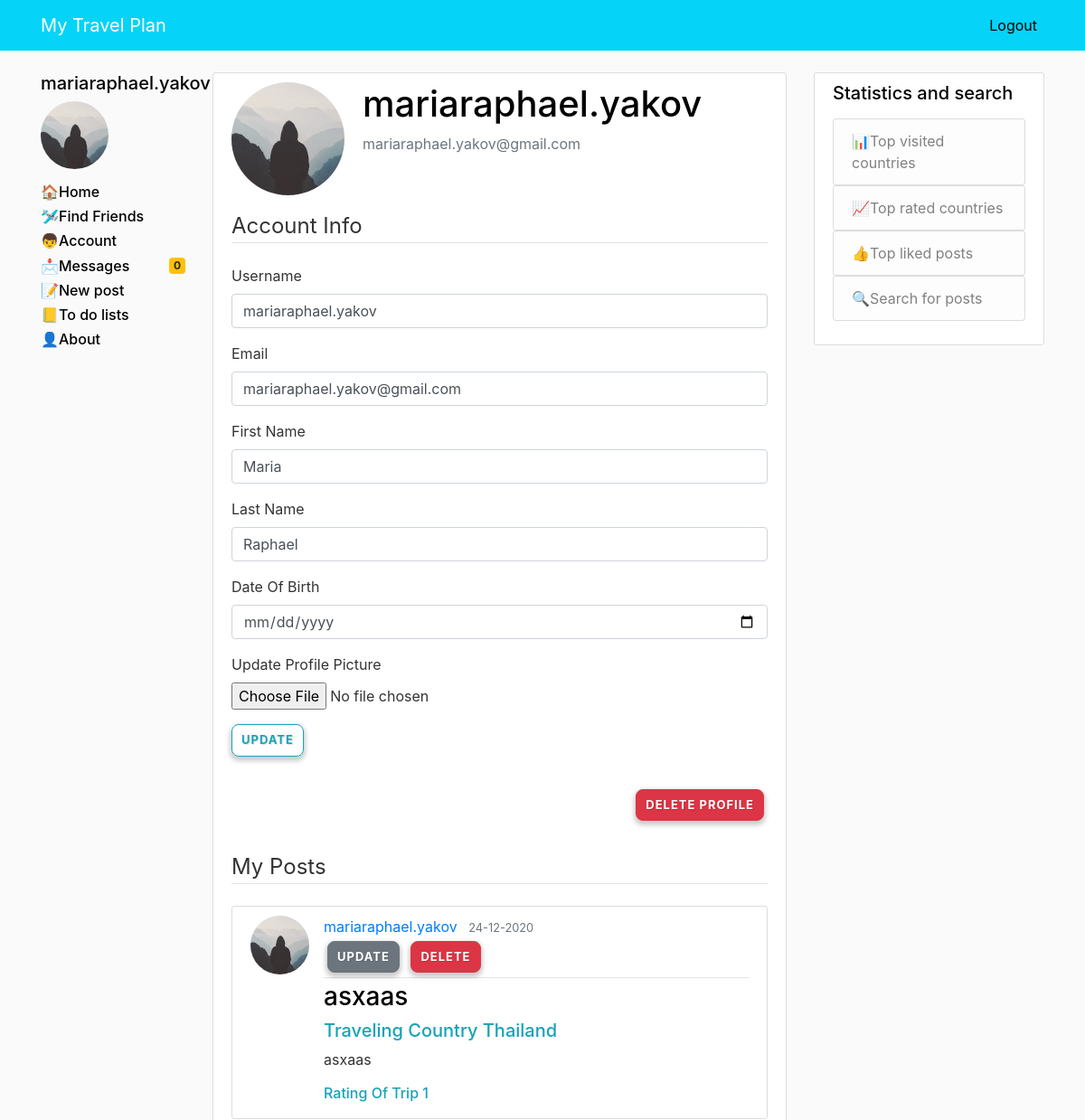
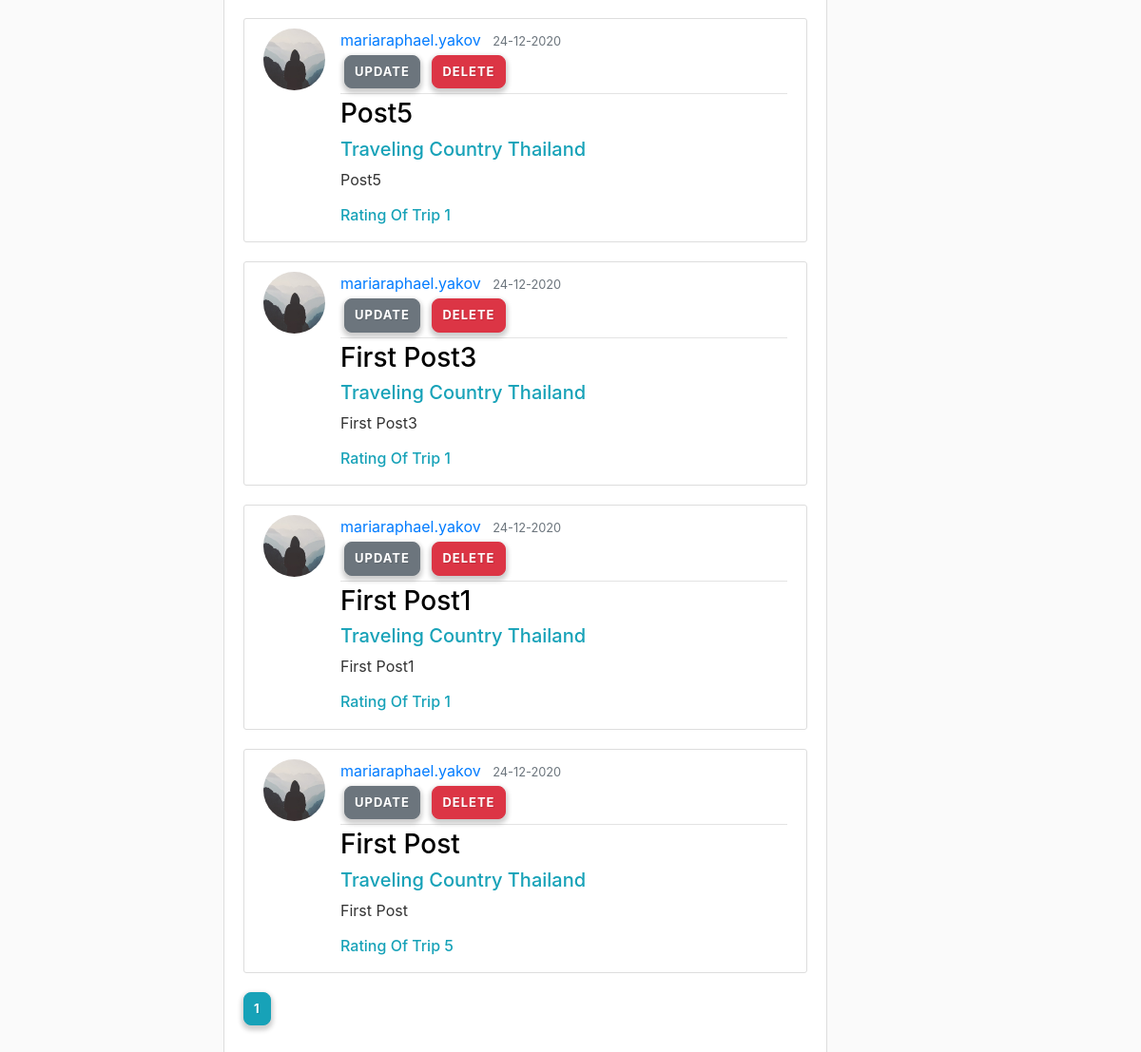
/account/mariaraphael.yakov/ (signed in), run on the app's committed database (2 pictures, top to bottom).
### mytravelplan/models.py (models this page shows, shortened)
class User(db.Model, UserMixin):
    id = db.Column(db.Integer, primary_key=True)
    username = db.Column(db.String(20), unique=True, nullable=False)
    email = db.Column(db.String(120), unique=True, nullable=False)
    image_file = db.Column(db.String(20), nullable=False, default='default.jpg')
    password = db.Column(db.String(60), nullable=False)
    first_name = db.Column(db.String(20), nullable=False)
    last_name = db.Column(db.String(20), nullable=False)
    date_of_birth = db.Column(db.DateTime, nullable=True)
    messageReceived = db.relationship('Message', backref='receiverUser', lazy=True)
    comments = db.relationship('Comment', backref='author', lazy=True)
    admin_permissions = db.Column(db.Integer, default=0)
    posts = db.relationship('Post', backref='author', lazy=True)
    to_do_list = db.relationship('Todolist', backref='author', lazy=True)
    amount_of_posts = db.Column(db.Integer, default=0)
    level_of_user = db.Column(db.String(100), default='New')
    verified = db.Column(db.Boolean, default=False)

class Post(db.Model):
    id = db.Column(db.Integer, primary_key=True)
    title = db.Column(db.String(100), nullable=False)
    date_posted = db.Column(db.DateTime, nullable=False, default=datetime.utcnow)
    content = db.Column(db.Text, nullable=False)
    user_id = db.Column(db.Integer, db.ForeignKey('user.id'),
                        nullable=False)  # Foreign Key to make a relationship with the user by 'user_id' field
    comments = db.relationship('Comment', backref='belong', lazy=True)
    country = db.Column(db.String(100), nullable=False)
    city = db.Column(db.String(100))
    place = db.Column(db.String(100))
    rate = db.Column(db.Integer)
    likes = db.relationship('PostLikes', backref='belong', lazy=True)
    imgs = db.relationship('Image', backref='belong', lazy=True)
    amount_of_likes = db.Column(db.Integer, default=0)
    amount_of_comments = db.Column(db.Integer, default=0)
    reported = db.Column(db.Boolean, default=False)
    find_friends = db.Column(db.Boolean, default=False)

### mytravelplan/users/routes.py (the view)
@users.route("/account/<string:username>/", methods=['GET', 'POST'])
@login_required
def account(username):
    user = User.query.filter_by(username=username).first_or_404()
    msg_counters = messages_counters()
    if user.username == current_user.username or current_user.admin_permissions == 1:  # Check if wanted user is logged in user or admin
        form = UpdateAccountForm()
        if form.validate_on_submit():
            if form.picture.data:
                picture_file = save_picture(form.picture.data)
                user.image_file = picture_file
            user.username = form.username.data
            if user.email != form.email.data:
                user.email = form.email.data
            user.first_name = form.first_name.data
            user.last_name = form.last_name.data
            user.date_of_birth = form.date_of_birth.data
            user.admin_permissions = form.admin_permissions.data
            db.session.commit()
            flash('your account has been updated!', 'success')
            return redirect(url_for('users.account', username=user.username))
        elif request.method == 'GET':
            form.username.data = user.username
            form.email.data = user.email
            form.first_name.data = user.first_name
            form.last_name.data = user.last_name
            form.date_of_birth.data = user.date_of_birth
            form.admin_permissions.data = user.admin_permissions
        image_file = url_for('static', filename='profile_pics/' + user.image_file)
        user = User.query.filter_by(username=username).first()
        page = request.args.get('page', 1, type=int)
        posts = Post.query.filter_by(user_id=user.id).order_by(Post.date_posted.desc()).paginate(page=page, per_page=5)
        return render_template('account.html', title='Account', image_file=image_file, form=form, user=user,
                               posts=posts, msg_counters=msg_counters)
    else:
        abort(403)

### mytravelplan/templates/account.html (shortened to what this page needs)
{% extends "base.html" %}
    {% block content %}
        <div class="content-section">
          <div class="media">
            <img class="rounded-circle account-img" src="{{ image_file }}">
            <div class="media-body">
              <h2 class="account-heading">{{ user.username }}</h2>
              <p class="text-secondary">{{ user.email }}</p>
            </div>
          </div>
            <form method="POST" action="" enctype="multipart/form-data">
                <fieldset class="form-group">
                    <legend class="border-bottom mb-4">Account Info</legend>
                    <div class="form-group">
                        {{ form.username.label(class="form-control-label") }}
                        {% if form.username.errors %}
                            {{ form.username(class="form-control form-control-md is-invalid") }}
                            <div class="invalid-feedback">
                                {% for error in form.username.errors %}
                                <span>{{ error }}</span>
                                {% endfor %}
                            </div>
                        {% else %}
                            {{ form.username(class="form-control form-control-md") }}
                        {% endif %}
                    </div>
                    <div class="form-group">
                        {{ form.email.label(class="form-control-label") }}
                         {% if form.email.errors %}
                            {{ form.email(class="form-control form-control-md is-invalid") }}
                            <div class="invalid-feedback">
                                {% for error in form.email.errors %}
                                <span>{{ error }}</span>
                                {% endfor %}
                            </div>
                        {% else %}
                            {{ form.email(class="form-control form-control-md") }}
                        {% endif %}
                    </div>
                    <div class="form-group">
                        {{ form.first_name.label(class="form-control-label") }}
                         {% if form.first_name.errors %}
                            {{ form.first_name(class="form-control form-control-md is-invalid") }}
                            <div class="invalid-feedback">
                                {% for error in form.first_name.errors %}
                                <span>{{ error }}</span>
                                {% endfor %}
                            </div>
                        {% else %}
                            {{ form.first_name(class="form-control form-control-md") }}
                        {% endif %}
                    </div>
                     <div class="form-group">
                        {{ form.last_name.label(class="form-control-label") }}
                         {% if form.last_name.errors %}
                            {{ form.last_name(class="form-control form-control-md is-invalid") }}
                            <div class="invalid-feedback">
                                {% for error in form.last_name.errors %}
                                <span>{{ error }}</span>
                                {% endfor %}
                            </div>
                        {% else %}
                            {{ form.last_name(class="form-control form-control-md") }}
                        {% endif %}
                    </div>
                     <div class="form-group">
                        {{ form.date_of_birth.label(class="form-control-label") }}
                         {% if form.date_of_birth.errors %}
                            {{ form.date_of_birth.strftime('%Y-%m-%d')(class="form-control form-control-md is-invalid") }}
                            <div class="invalid-feedback">
                                {% for error in form.date_of_birth.errors %}
                                <span>{{ error }}</span>
                                {% endfor %}
                            </div>
                        {% else %}
                            {{ form.date_of_birth(class="form-control form-control-md") }}
                        {% endif %}
                    </div>
                    <div class="form-group">
                        {{ form.picture.label() }}
                        {{ form.picture(class="form-control-file") }}
                    </div>
                    <div class="form-group">
                        {{ form.submit(class="btn btn-outline-info") }}
                    </div>
                </fieldset>
            </form>
            <button type="button" class="btn btn-danger btn-sm m-1 pull-right" data-toggle="modal" data-target="#deleteModal">Delete Profile</button>
            <br> <br> <br>
            <legend class="border-bottom mb-4">My Posts</legend>
           {% for post in posts.items %}
             <article class="media content-section">
       <img class="rounded-circle article-img" src="{{ url_for('static', filename='profile_pics/' + post.author.image_file) }}">
      <div class="media-body">
        <div class="article-metadata">
          <a class="mr-2" href="{{url_for('users.user_account_show', username=post.author.username)}}">{{ post.author.username }}</a>
          <small class="text-muted">{{ post.date_posted.strftime('%d-%m-%Y') }}</small>
            {% if post.author == current_user or current_user.admin_permissions == 1 %}
            <div>
                <a class="btn btn-secondary btn-sm m-1 mb-1" href="{{ url_for('posts.update_post', post_id=post.id ) }}">Update</a>
                <button type="button" class="btn btn-danger btn-sm m-1" data-toggle="modal" data-target="#deleteModal">Delete</button>
            </div>
            {% endif %}
        </div>
        <h3 class="text-info"><a class="article-title" href="{{ url_for('posts.post', post_id=post.id) }}">{{ post.title }}</a></h3>
          <h5 class="article-title text-info">Traveling Country {{ post.country }}</h5>
        <p class="article-content">{{ post.content }}</p>
          <h6 class="text-info">Rating Of Trip {{ post.rate }}</h6>
      </div>
    </article>
        {% endfor %}
        {% for page_num in posts.iter_pages(left_edge=1, right_edge=1, left_current=1, right_current=2) %}
        {% if page_num %}
            {% if posts.page == page_num %}
                <a class="btn btn-info mb-4" href="{{ url_for('main.home', page=page_num) }}">{{ page_num }}</a>
            {% else %}
                <a class="btn btn-outline-info mb-4" href="{{ url_for('main.home', page=page_num) }}">{{ page_num }}</a>
            {% endif %}
        {% endif %}
        {% endfor %}
        </div>
    {% endblock %}

### mytravelplan/templates/base.html (shortened to what this page needs)
<!DOCTYPE html>
<html lang="en">
<head>
    <link rel="stylesheet" href="https://stackpath.bootstrapcdn.com/bootstrap/4.3.1/css/bootstrap.min.css">
    <link href="https://maxcdn.bootstrapcdn.com/font-awesome/4.7.0/css/font-awesome.min.css" rel="stylesheet">
    <link rel="stylesheet" href="https://maxcdn.bootstrapcdn.com/bootstrap/4.1.3/css/bootstrap.min.css" />
<link rel="stylesheet" href="http://bootstraptema.ru/plugins/2015/kw-count/kwcount.css" />
    <link rel="stylesheet" type="text/css" href="{{ url_for('static', filename='main.css') }}">
</head>
<body>
    <header class="site-header">
      <nav class="navbar navbar-expand-md navbar-dark bg-steel fixed-top">
        <div class="container">
          <a class="navbar-brand mr-4" href="/">My Travel Plan</a>
          <div class="collapse navbar-collapse" id="navbarToggle">
            <div class="navbar-nav">
                {% if current_user.is_authenticated %}
                <a class="nav-item nav-link" href="{{ url_for('users.logout') }}">Logout</a>
                {% else %}
              <a class="nav-item nav-link" href="{{ url_for('users.login') }}">Login</a>
              <a class="nav-item nav-link" href="{{ url_for('users.register') }}">Register</a>
                {% endif %}
            </div>
          </div>
        </div>
      </nav>
    </header>
        <main role="main" class="container">
      <div class="row">
            <div class="col-md-2">
                 {% if current_user.is_authenticated %}
                 <h5>{{ current_user.username }}</h5>
                    <div class="media">
                        <img class="rounded-circle account-img" style="width: 75px;height: 75px;" src="{{ url_for('static', filename='profile_pics/' + current_user.image_file)}}">
                    </div>
                {% endif %}
                <h6><a  href="{{ url_for('main.home') }}" style="color:#000000">&#127968;Home</a></h6>
                <h6><a  href="{{ url_for('main.find_friends') }}" style="color:#000000">&#128745;Find Friends</a></h6>
                {% if current_user.is_authenticated %}
                <h6><a  href="{{ url_for('users.account', username=current_user.username) }}" style="color:#000000">&#128102;Account</a></h6>
                <h6><a  href="{{ url_for('messages.inbox') }}" style="color:#000000">&#128233;<span class="badge badge-warning pull-right">{{ msg_counters[1] }}</span>Messages</a></h6>
                <h6><a  href="{{ url_for('posts.new_post', username=current_user.username) }}" style="color:#000000">&#128221;New post</a></h6>
                <h6><a  href="{{ url_for('todolists.to_do_lists', post_id=0, to_do_list_id=0) }}" style="color:#000000">&#128210;To do lists</a></h6>
                {% endif %}
                <h6><a  href="{{ url_for('main.about') }}" style="color:#000000">&#128100;About</a></h6>
        </div>
        <div class="col-md-7">
          {% block content %}{% endblock %}
        </div>
        <div class="col-md-3">
          <div class="content-section">
              <h5>Statistics and search</h5>
            <p class='text-muted'>
              <ul class="list-group">
              <a href="{{ url_for('main.most_visited_countries') }}"><li class="list-group-item list-group-item-light">&#128202;Top visited countries</li></a>
              <a href="{{ url_for('main.most_rated_countries') }}"><li class="list-group-item list-group-item-light">&#128200;Top rated countries</li></a>
              <a href="{{ url_for('main.most_liked_posts') }}"><li class="list-group-item list-group-item-light">&#128077;Top liked posts</li></a>
              <a href="{{ url_for('main.search') }}"><li  class="list-group-item list-group-item-light">&#128269;Search for posts</li></a>
              </ul>
            </p>
          </div>
        </div>
      </div>
    </main>
</body>
</html>

### data on the page
User: username "mariaraphael.yakov", image_file (placeholder picture), email "mariaraphael.yakov@gmail.com", first_name "Maria", last_name "Raphael"
Post: image_file (placeholder picture), author.username "mariaraphael.yakov", date_posted "24-12-2020", title "asxaas", country "Thailand", content "asxaas", rate "1"
Post: image_file (placeholder picture), author.username "mariaraphael.yakov", date_posted "24-12-2020", title "Post5", country "Thailand", content "Post5", rate "1"
Post: image_file (placeholder picture), author.username "mariaraphael.yakov", date_posted "24-12-2020", title "First Post3", country "Thailand", content "First Post3", rate "1"
Post: image_file (placeholder picture), author.username "mariaraphael.yakov", date_posted "24-12-2020", title "First Post1", country "Thailand", content "First Post1", rate "1"
Post: image_file (placeholder picture), author.username "mariaraphael.yakov", date_posted "24-12-2020", title "First Post", country "Thailand", content "First Post", rate "5"

### other printed values
{{ msg_counters[1] }} "0"
{{ page_num }} "1"
